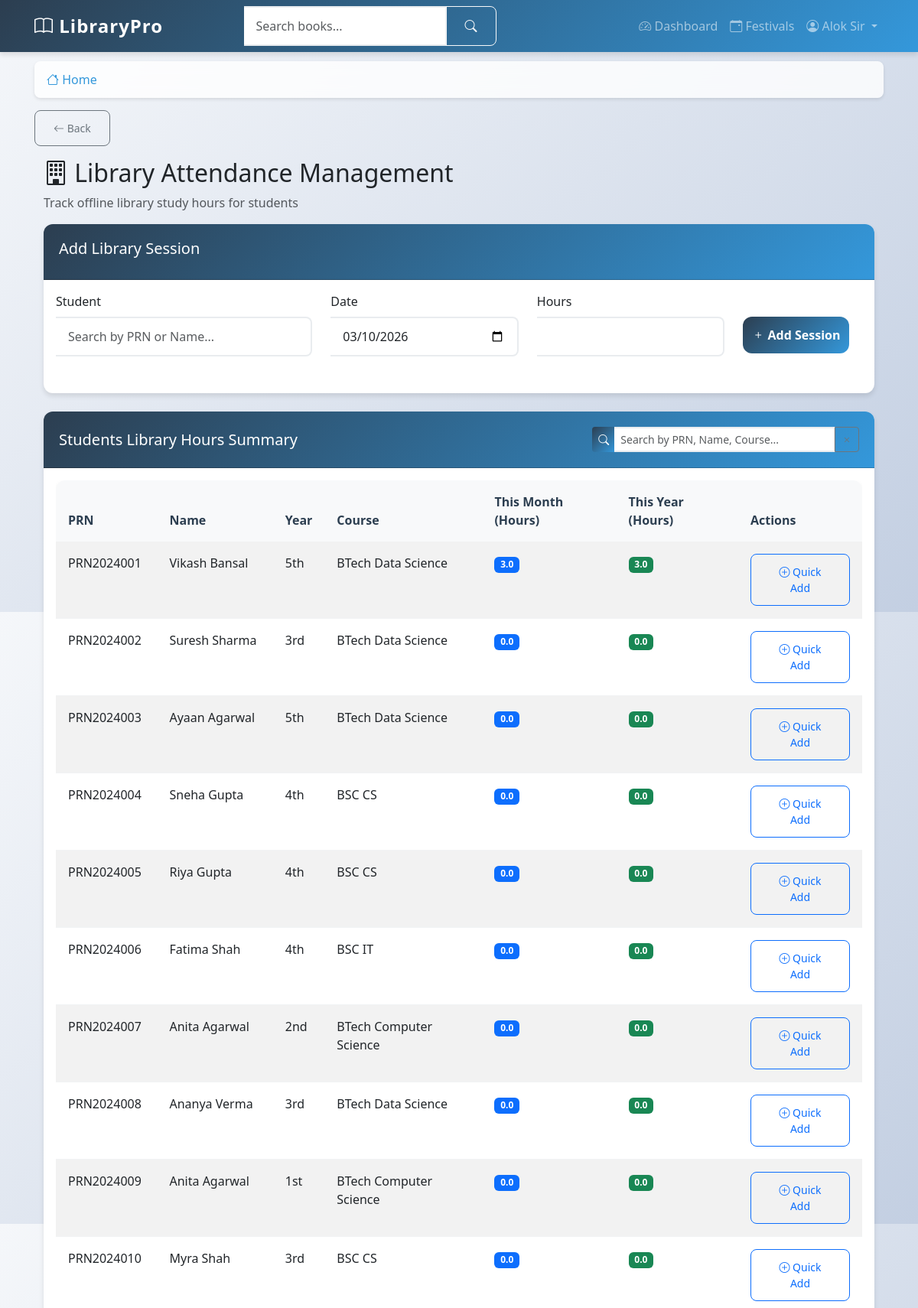
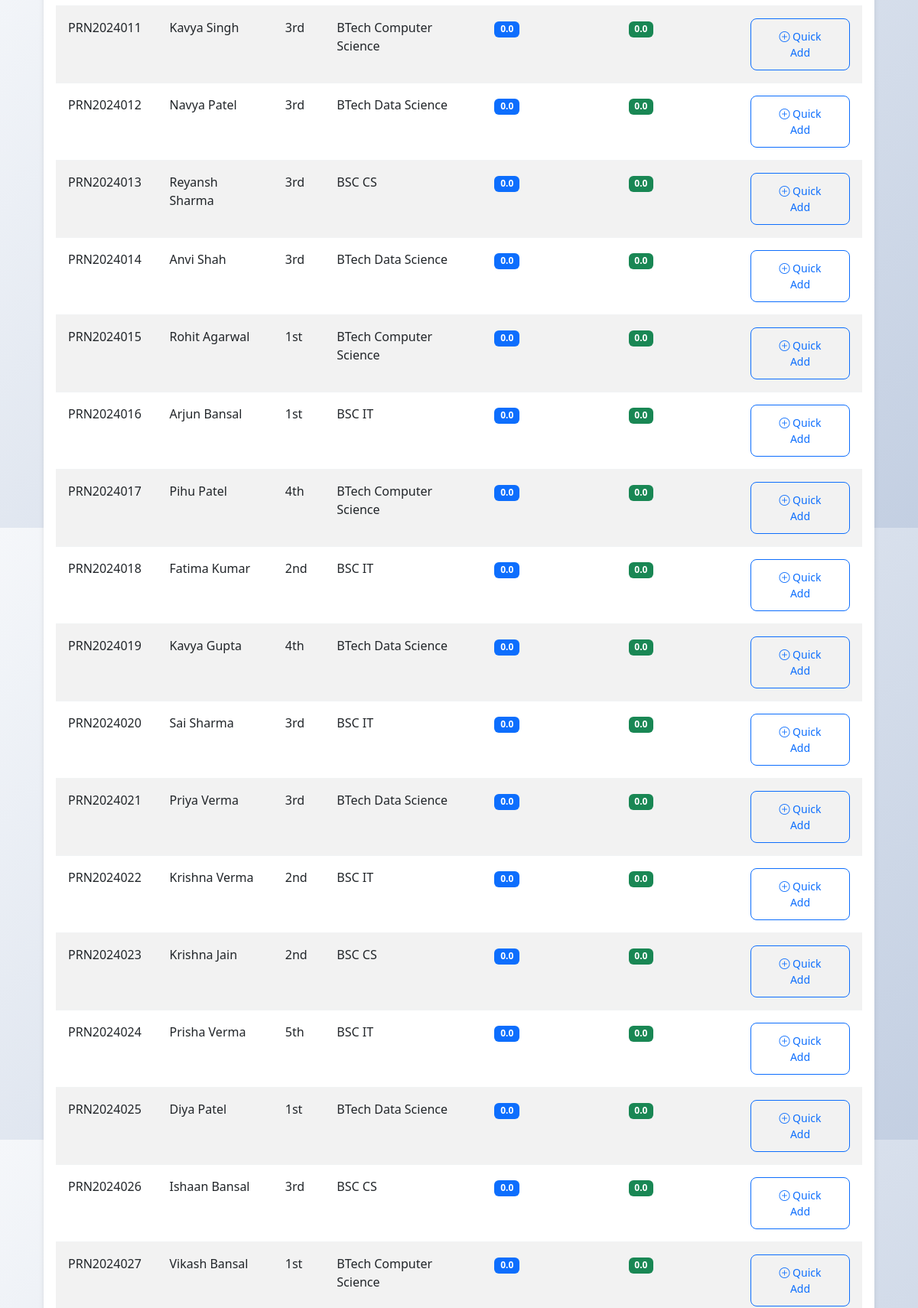
Screenshot of /library-attendance (signed in, upper part) with the database file from the repository (2 pictures, top to bottom).
### app/models.py (models this page shows, shortened)
class User(UserMixin, db.Model):
    id = db.Column(db.Integer, primary_key=True)
    prn_number = db.Column(db.String(20), unique=True, nullable=False)
    username = db.Column(db.String(80), unique=True, nullable=False)
    email = db.Column(db.String(120), unique=True, nullable=False)
    name = db.Column(db.String(100), nullable=False)
    mother_name = db.Column(db.String(100), nullable=False)
    dob = db.Column(db.String(10), nullable=False)  # Format: DDMMYYYY
    phone = db.Column(db.String(15), nullable=True)
    address = db.Column(db.Text, nullable=True)
    password_hash = db.Column(db.String(255), nullable=False)
    role = db.Column(db.String(20), nullable=False, default='student')
    year = db.Column(db.String(10), nullable=True)  # 1st, 2nd, 3rd, 4th, 5th
    course = db.Column(db.String(50), nullable=True)  # BSC IT, BSC CS, etc.
    total_books_borrowed = db.Column(db.Integer, default=0)
    total_extension_requests = db.Column(db.Integer, default=0)
    library_hours_this_month = db.Column(db.Float, default=0.0)
    library_hours_this_year = db.Column(db.Float, default=0.0)
    created_at = db.Column(db.DateTime, default=datetime.utcnow)
    updated_at = db.Column(db.DateTime, default=datetime.utcnow, onupdate=datetime.utcnow)
    loans = db.relationship('Loan', backref='borrower', lazy='dynamic')
    library_sessions = db.relationship('LibrarySession', backref='user', lazy='dynamic')

### app/main/routes.py (the view)
@bp.route('/library-attendance')
@login_required
def library_attendance():
    if current_user.role != 'admin':
        flash('Access denied.', 'danger')
        return redirect(url_for('main.dashboard'))
    students = User.query.filter_by(role='student').all()
    return render_template('main/library_attendance.html', title='Library Attendance', students=students)

### app/__init__.py (called while the page is built)
def create_app():
    app = Flask(__name__)
    app.config.from_object(Config)
    db.init_app(app)
    migrate.init_app(app, db)
    login.init_app(app)
    login.login_view = 'auth.student_login'
    login.login_message = 'Please log in to access this page.'
    login.login_message_category = 'info'
    from app.auth import bp as auth_bp
    app.register_blueprint(auth_bp, url_prefix='/auth')
    from app.main import bp as main_bp
    app.register_blueprint(main_bp)
    from app.models import User
    @login.user_loader
    def load_user(user_id):
        return User.query.get(int(user_id))
    return app

### app/templates/main/library_attendance.html (shortened to what this page needs)
{% extends "base.html" %}
{% block content %}
<div class="container-fluid">
    <div class="row">
        <div class="col-12">
            <h2><i class="bi bi-building"></i> Library Attendance Management</h2>
            <p class="text-muted">Track offline library study hours for students</p>
            <div class="card">
                <div class="card-header">
                    <h5>Add Library Session</h5>
                </div>
                <div class="card-body">
                    <form id="attendanceForm">
                        <div class="row">
                            <div class="col-md-4">
                                <div class="mb-3">
                                    <label for="student_id" class="form-label">Student</label>
                                    <div class="position-relative">
                                        <input type="text" class="form-control" id="studentSearch"
                                               placeholder="Search by PRN or Name..." autocomplete="off">
                                    </div>
                                </div>
                            </div>
                            <div class="col-md-3">
                                <div class="mb-3">
                                    <label for="date" class="form-label">Date</label>
                                    <input type="date" class="form-control" id="date" name="date" required>
                                </div>
                            </div>
                            <div class="col-md-3">
                                <div class="mb-3">
                                    <label for="hours" class="form-label">Hours</label>
                                    <input type="number" class="form-control" id="hours" name="hours"
                                           min="0.5" max="12" step="0.5" required>
                                </div>
                            </div>
                            <div class="col-md-2">
                                <div class="mb-3">
                                    <label class="form-label">&nbsp;</label>
                                    <button type="submit" class="btn btn-primary d-block">
                                        <i class="bi bi-plus"></i> Add Session
                                    </button>
                                </div>
                            </div>
                        </div>
                    </form>
                </div>
            </div>
            <div class="card mt-4">
                <div class="card-header">
                    <div class="d-flex justify-content-between align-items-center">
                        <h5 class="mb-0">Students Library Hours Summary</h5>
                        <div class="col-md-4">
                            <div class="input-group input-group-sm">
                                <span class="input-group-text"><i class="bi bi-search"></i></span>
                                <input type="text" class="form-control" id="summarySearch"
                                       placeholder="Search by PRN, Name, Course...">
                                <button class="btn btn-outline-secondary" type="button" onclick="clearSummarySearch()">
                                    <i class="bi bi-x"></i>
                                </button>
                            </div>
                        </div>
                    </div>
                </div>
                <div class="card-body">
                    <div class="table-responsive">
                        <table class="table table-striped" id="summaryTable">
                            <thead>
                                <tr>
                                    <th>PRN</th>
                                    <th>Name</th>
                                    <th>Year</th>
                                    <th>Course</th>
                                    <th>This Month (Hours)</th>
                                    <th>This Year (Hours)</th>
                                    <th>Actions</th>
                                </tr>
                            </thead>
                            <tbody>
                                {% for student in students %}
                                <tr>
                                    <td>{{ student.prn_number }}</td>
                                    <td>{{ student.name }}</td>
                                    <td>{{ student.year or 'N/A' }}</td>
                                    <td>{{ student.course or 'N/A' }}</td>
                                    <td>
                                        <span class="badge bg-primary">{{ "%.1f"|format(student.library_hours_this_month or 0) }}</span>
                                    </td>
                                    <td>
                                        <span class="badge bg-success">{{ "%.1f"|format(student.library_hours_this_year or 0) }}</span>
                                    </td>
                                    <td>
                                        <button class="btn btn-sm btn-outline-primary"
                                                onclick="quickAdd('{{ student.id }}', '{{ student.name }}')">
                                            <i class="bi bi-plus-circle"></i> Quick Add
                                        </button>
                                    </td>
                                </tr>
                                {% endfor %}
                            </tbody>
                        </table>
                    </div>
                </div>
            </div>
        </div>
    </div>
</div>
{% endblock %}

### app/templates/base.html (shortened to what this page needs)
<!DOCTYPE html>
<html lang="en">
<head>
    <link href="https://cdn.jsdelivr.net/npm/bootstrap@5.3.0/dist/css/bootstrap.min.css" rel="stylesheet">
    <link rel="stylesheet" href="https://cdn.jsdelivr.net/npm/bootstrap-icons@1.10.0/font/bootstrap-icons.css">
    <link rel="stylesheet" href="{{ url_for('static', filename='css/style.css') }}">
    <link rel="stylesheet" href="{{ url_for('static', filename='css/modern.css') }}">
</head>
<body>
    <nav class="navbar navbar-expand-lg navbar-dark bg-primary fixed-top">
        <div class="container">
            <a class="navbar-brand fw-bold" href="{{ url_for('main.index') }}">
                <i class="bi bi-book"></i> LibraryPro
            </a>
            <div class="collapse navbar-collapse" id="navbarNav">
                {% if current_user.is_authenticated %}
                <form class="d-flex mx-auto" method="GET" action="{{ url_for('main.search') }}">
                    <div class="input-group">
                        <input class="form-control" type="search" name="q" placeholder="Search books..."
                               value="{{ request.args.get('q', '') }}">
                        <button class="btn btn-outline-light" type="submit">
                            <i class="bi bi-search"></i>
                        </button>
                    </div>
                </form>
                <ul class="navbar-nav ms-auto">
                    <li class="nav-item">
                        <a class="nav-link" href="{{ url_for('main.dashboard') }}">
                            <i class="bi bi-speedometer2"></i> Dashboard
                        </a>
                    </li>
                    <li class="nav-item">
                        <a class="nav-link" href="{{ url_for('main.festivals') }}">
                            <i class="bi bi-calendar-event"></i> Festivals
                        </a>
                    </li>
                    <li class="nav-item dropdown">
                        <a class="nav-link dropdown-toggle" href="#" role="button" data-bs-toggle="dropdown">
                            <i class="bi bi-person-circle"></i> {{ current_user.name }}
                        </a>
                    </li>
                </ul>
                {% endif %}
            </div>
        </div>
    </nav>
    <main class="main-content">
        <div class="container">
            {% if current_user.is_authenticated %}
            <nav aria-label="breadcrumb" class="mb-3">
                <ol class="breadcrumb">
                    <li class="breadcrumb-item">
                        <a href="{{ url_for('main.index') }}"><i class="bi bi-house"></i> Home</a>
                    </li>
                </ol>
            </nav>
            {% endif %}
            {% if current_user.is_authenticated and request.endpoint not in ['main.index', 'main.dashboard', 'main.student_dashboard', 'main.admin_dashboard'] %}
            <div class="mb-3">
                <button onclick="goBack()" class="btn btn-outline-secondary btn-sm">
                    <i class="bi bi-arrow-left"></i> Back
                </button>
            </div>
            {% endif %}
            {% block content %}{% endblock %}
        </div>
    </main>
</body>
</html>

### app/static/css/style.css (style rules this page uses)
:root { --primary-color: #2c3e50; --secondary-color: #3498db; --accent-color: #e74c3c; --success-color: #27ae60; --warning-color: #f39c12; --light-bg: #f8f9fa; --card-shadow: 0 4px 6px rgba(0, 0, 0, 0.1); --hover-shadow: 0 8px 15px rgba(0, 0, 0, 0.2); --border-radius: 12px; }
body { font-family: 'Segoe UI', Tahoma, Geneva, Verdana, sans-serif; background: linear-gradient(135deg, #f5f7fa 0%, #c3cfe2 100%); min-height: 100vh; padding: 0; margin: 0; }
.main-content { padding-top: 80px; padding-bottom: 2rem; min-height: calc(100vh - 200px); }
.container { padding-left: 15px; padding-right: 15px; }
.navbar-brand { font-size: 1.5rem; letter-spacing: 1px; }
.navbar { box-shadow: var(--card-shadow); background: linear-gradient(135deg, var(--primary-color) 0%, var(--secondary-color) 100%) !important; }
.card { border: none; border-radius: var(--border-radius); box-shadow: var(--card-shadow); transition: all 0.3s ease; background: white; }
.card-header { background: linear-gradient(135deg, var(--primary-color) 0%, var(--secondary-color) 100%); color: white; border-radius: var(--border-radius) var(--border-radius) 0 0 !important; padding: 1.25rem; font-weight: 600; }
.form-control { border-radius: 8px; border: 2px solid #e9ecef; padding: 0.75rem 1rem; transition: all 0.3s ease; }
.btn { border-radius: 8px; padding: 0.75rem 1.5rem; font-weight: 500; transition: all 0.3s ease; }
.btn-primary { background: linear-gradient(135deg, var(--primary-color) 0%, var(--secondary-color) 100%); border: none; }
.table { background: white; border-radius: var(--border-radius); overflow: hidden; box-shadow: var(--card-shadow); }
.table thead th { background: var(--light-bg); border: none; font-weight: 600; color: var(--primary-color); padding: 1rem; }
.table tbody td { padding: 1rem; border-color: #f1f3f4; }
.breadcrumb { background: rgba(255, 255, 255, 0.8); border-radius: 8px; padding: 0.75rem 1rem; margin-bottom: 1rem; box-shadow: 0 2px 4px rgba(0, 0, 0, 0.1); backdrop-filter: blur(10px); }
.breadcrumb-item a { color: var(--secondary-color); text-decoration: none; transition: color 0.3s ease; }
.btn-outline-secondary { border-color: #6c757d; color: #6c757d; transition: all 0.3s ease; }
.input-group-text { background: linear-gradient(135deg, var(--primary-color) 0%, var(--secondary-color) 100%); color: white; border: none; border-radius: 8px 0 0 8px; }
.form-control { border-left: none; border-radius: 0 8px 8px 0; }
.btn-primary { background: linear-gradient(135deg, var(--primary-color) 0%, var(--secondary-color) 100%); border: none; border-radius: 12px; padding: 0.75rem; font-weight: 600; transition: all 0.3s ease; }

### app/static/css/modern.css (style rules this page uses)
:root { --primary: #6366f1; --secondary: #8b5cf6; --success: #10b981; --danger: #ef4444; --warning: #f59e0b; --info: #3b82f6; --dark: #1f2937; --light: #f9fafb; }

### rows the page displays
User: name "Alok Sir"
User: prn_number "PRN2024001", name "Vikash Bansal", year "5th", course "BTech Data Science", library_hours_this_month "3.0", library_hours_this_year "3.0"
User: prn_number "PRN2024002", name "Suresh Sharma", year "3rd", course "BTech Data Science", library_hours_this_month "0.0", library_hours_this_year "0.0"
User: prn_number "PRN2024003", name "Ayaan Agarwal", year "5th", course "BTech Data Science", library_hours_this_month "0.0", library_hours_this_year "0.0"
User: prn_number "PRN2024004", name "Sneha Gupta", year "4th", course "BSC CS", library_hours_this_month "0.0", library_hours_this_year "0.0"
User: prn_number "PRN2024005", name "Riya Gupta", year "4th", course "BSC CS", library_hours_this_month "0.0", library_hours_this_year "0.0"
User: prn_number "PRN2024006", name "Fatima Shah", year "4th", course "BSC IT", library_hours_this_month "0.0", library_hours_this_year "0.0"
User: prn_number "PRN2024007", name "Anita Agarwal", year "2nd", course "BTech Computer Science", library_hours_this_month "0.0", library_hours_this_year "0.0"
User: prn_number "PRN2024008", name "Ananya Verma", year "3rd", course "BTech Data Science", library_hours_this_month "0.0", library_hours_this_year "0.0"
User: prn_number "PRN2024009", name "Anita Agarwal", year "1st", course "BTech Computer Science", library_hours_this_month "0.0", library_hours_this_year "0.0"
User: prn_number "PRN2024010", name "Myra Shah", year "3rd", course "BSC CS", library_hours_this_month "0.0", library_hours_this_year "0.0"
User: prn_number "PRN2024011", name "Kavya Singh", year "3rd", course "BTech Computer Science", library_hours_this_month "0.0", library_hours_this_year "0.0"
User: prn_number "PRN2024012", name "Navya Patel", year "3rd", course "BTech Data Science", library_hours_this_month "0.0", library_hours_this_year "0.0"
User: prn_number "PRN2024013", name "Reyansh Sharma", year "3rd", course "BSC CS", library_hours_this_month "0.0", library_hours_this_year "0.0"
User: prn_number "PRN2024014", name "Anvi Shah", year "3rd", course "BTech Data Science", library_hours_this_month "0.0", library_hours_this_year "0.0"
User: prn_number "PRN2024015", name "Rohit Agarwal", year "1st", course "BTech Computer Science", library_hours_this_month "0.0", library_hours_this_year "0.0"
User: prn_number "PRN2024016", name "Arjun Bansal", year "1st", course "BSC IT", library_hours_this_month "0.0", library_hours_this_year "0.0"
User: prn_number "PRN2024017", name "Pihu Patel", year "4th", course "BTech Computer Science", library_hours_this_month "0.0", library_hours_this_year "0.0"
User: prn_number "PRN2024018", name "Fatima Kumar", year "2nd", course "BSC IT", library_hours_this_month "0.0", library_hours_this_year "0.0"
User: prn_number "PRN2024019", name "Kavya Gupta", year "4th", course "BTech Data Science", library_hours_this_month "0.0", library_hours_this_year "0.0"
User: prn_number "PRN2024020", name "Sai Sharma", year "3rd", course "BSC IT", library_hours_this_month "0.0", library_hours_this_year "0.0"
User: prn_number "PRN2024021", name "Priya Verma", year "3rd", course "BTech Data Science", library_hours_this_month "0.0", library_hours_this_year "0.0"
User: prn_number "PRN2024022", name "Krishna Verma", year "2nd", course "BSC IT", library_hours_this_month "0.0", library_hours_this_year "0.0"
User: prn_number "PRN2024023", name "Krishna Jain", year "2nd", course "BSC CS", library_hours_this_month "0.0", library_hours_this_year "0.0"
User: prn_number "PRN2024024", name "Prisha Verma", year "5th", course "BSC IT", library_hours_this_month "0.0", library_hours_this_year "0.0"
User: prn_number "PRN2024025", name "Diya Patel", year "1st", course "BTech Data Science", library_hours_this_month "0.0", library_hours_this_year "0.0"
User: prn_number "PRN2024026", name "Ishaan Bansal", year "3rd", course "BSC CS", library_hours_this_month "0.0", library_hours_this_year "0.0"
User: prn_number "PRN2024027", name "Vikash Bansal", year "1st", course "BTech Computer Science", library_hours_this_month "0.0", library_hours_this_year "0.0"
